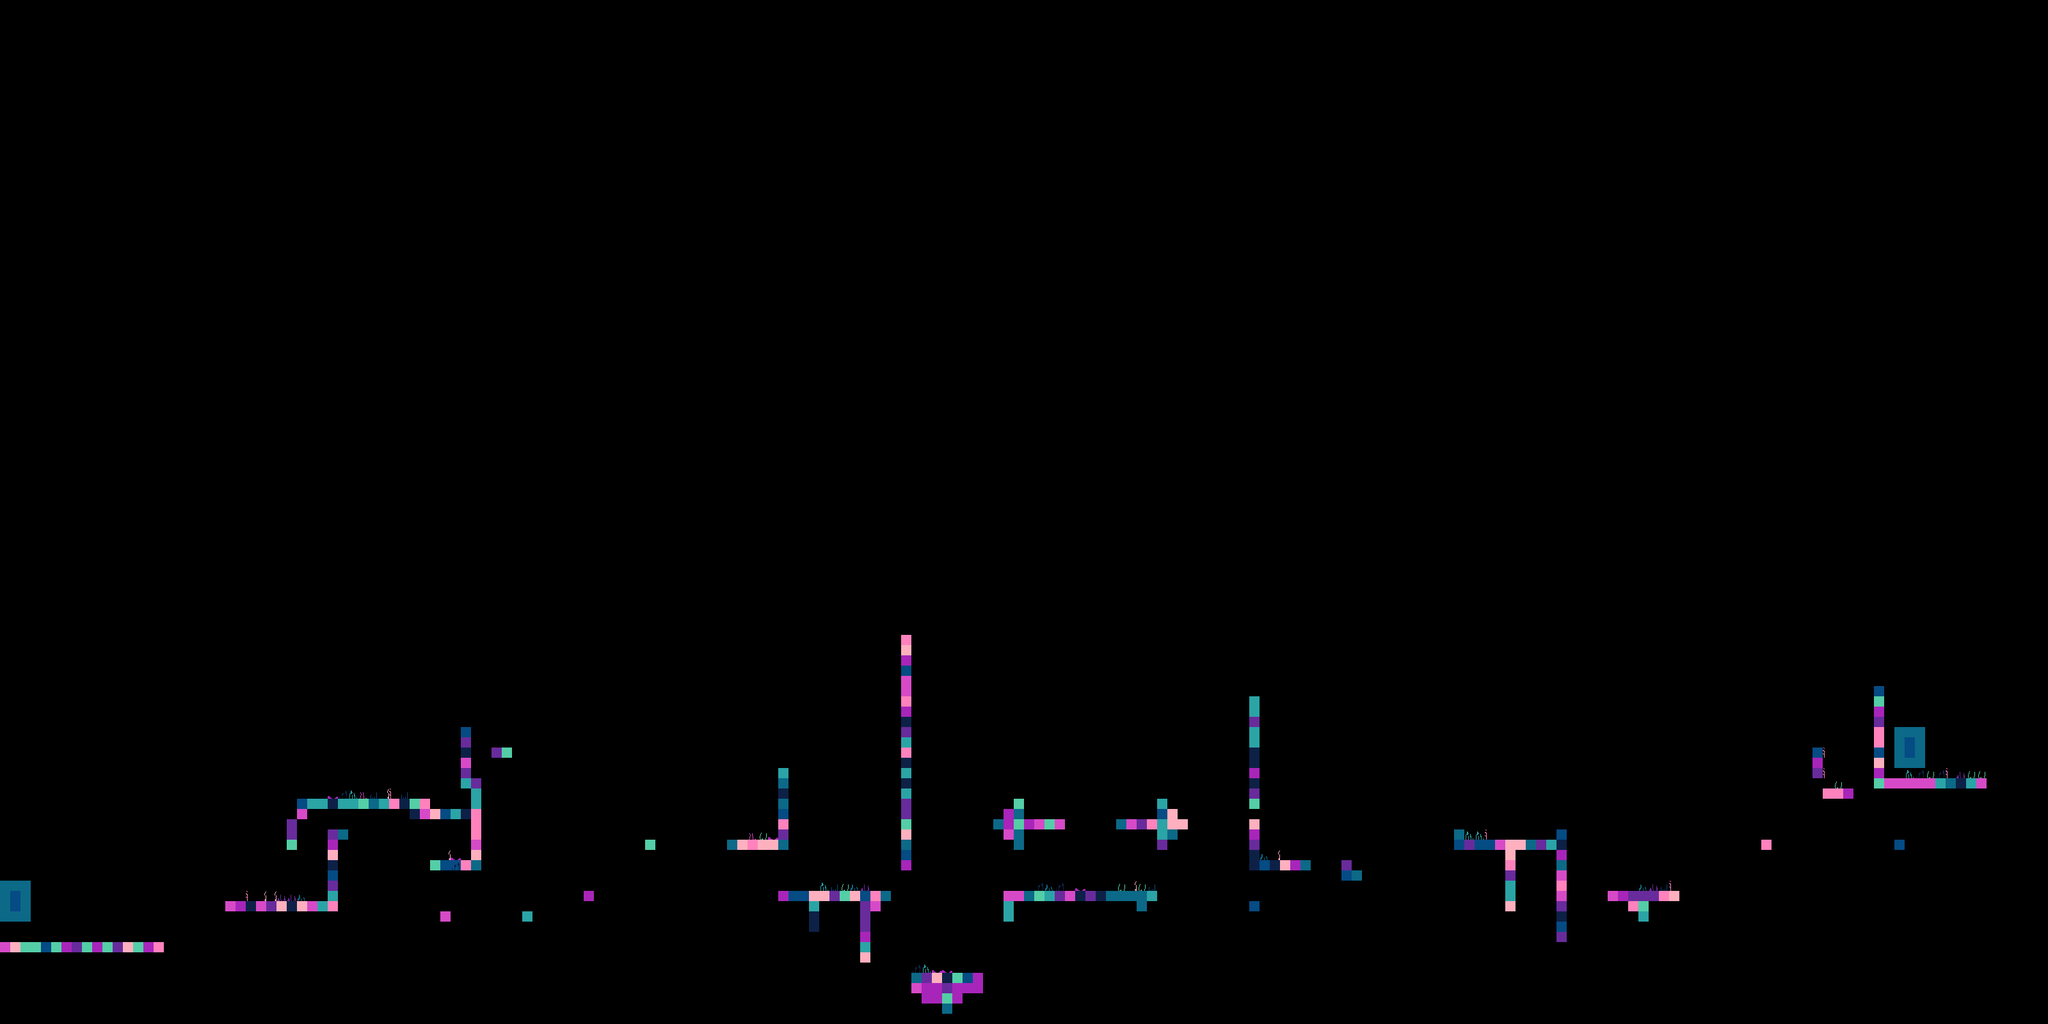

Tiled map render using the project's own tile images. Description and the map definition, with tile-layer contents summarised, below:
An orthogonal 200x100 tile map with 16x16 px tiles, 5 tile layers (physics, playerpos, GODOWNS, GOUPS, ...), 1 hidden layer not drawn.

<map version="1.10" tiledversion="1.10.1" orientation="orthogonal" renderorder="right-down" width="200" height="100" tilewidth="16" tileheight="16" infinite="0" nextlayerid="7" nextobjectid="1">
 <editorsettings>
  <export target="_.csv" format="csv" />
 </editorsettings>
 <tileset firstgid="1" source="../../tileset.tsx" />
 <layer id="1" name="Tile Layer 1" width="200" height="100" visible="0">
  <data>[20000 cells, 0 non-empty, 0 distinct tile ids]</data>
 </layer>
 <layer id="2" name="physics" width="200" height="100">
  <data>[20000 cells, 268 non-empty, 10 distinct tile ids]</data>
 </layer>
 <layer id="3" name="playerpos" width="200" height="100">
  <data>[20000 cells, 1 non-empty, 1 distinct tile ids]</data>
 </layer>
 <layer id="4" name="GODOWNS" width="200" height="100">
  <data>[20000 cells, 12 non-empty, 2 distinct tile ids]</data>
 </layer>
 <layer id="5" name="GOUPS" width="200" height="100">
  <data>[20000 cells, 12 non-empty, 2 distinct tile ids]</data>
 </layer>
 <layer id="6" name="fillins" width="200" height="100">
  <data>[20000 cells, 82 non-empty, 19 distinct tile ids]</data>
 </layer>
</map>
